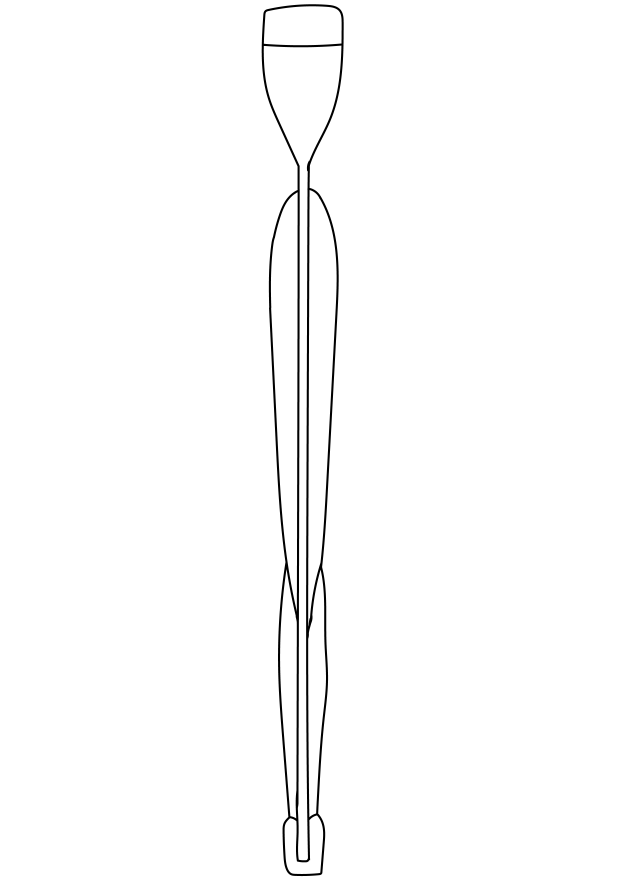
#> input picture Mesh_testEye/ommatidium_diagram2.jpg, 2481 x 3508 px (shown at 1/4 size)
$ python getContours.py
#> lines starting #> are read from the running program, lines starting #| are printed output that depends on the picture; after the words box and inside, x2 and y2 are one past the last pixel; in counts of white or black regions, pixels touching at a corner belong together
import matplotlib.pyplot as plt
import numpy as np
import pandas as pd
import cv2 as cv
import os

os.chdir(os.path.dirname(os.path.abspath(__file__)))

im = cv.imread('ommatidium_diagram2.jpg')
#> im is the input picture: shape (3508, 2481, 3); min 0, max 255, mean 251.7
cv.imshow('image',im)
imgray = cv.cvtColor(im, cv.COLOR_BGR2GRAY)
ret, thresh = cv.threshold(imgray, 127, 255, 0)
#> thresh: shape (3508, 2481); 98.7% white; 1 black region
contours, hierarchy = cv.findContours(thresh, cv.RETR_CCOMP, cv.CHAIN_APPROX_NONE)
#> contours = 10 contours, 1 with area under 20; largest, box (x1, y1, x2, y2) and area: (0, 0, 2481, 3508) 8697360, (1046, 16, 1376, 3505) 719361, (1055, 183, 1366, 3441) 182498, (1233, 760, 1346, 2503) 127178, (1084, 770, 1191, 2442) 121040

# [11 lines of commented-out code are left out]
x_coord = []
y_coord = []
#levels_to_use = [0,1,2,3,4,5,6,7,9]
levels_to_use = [4]
for c in levels_to_use:
    n_contour = contours[c]
    for d in range(len(n_contour)):
        XY_Coordinates = n_contour[d]
        x_coord.append(XY_Coordinates[0][0])
        y_coord.append(XY_Coordinates[0][1])
#> after the loop, x_coord = 3350 values, max 1190 at index 3220, min 1084 at index 326, mean 1151.9; y_coord = 3350 values, max 2441 at index 1677, min 770 at index 0, mean 1604

y_coord = [-1*y for y in y_coord]
#> y_coord = 3350 values, max -770 at index 0, min -2441 at index 1677, mean -1604
points_df = pd.DataFrame({'x': x_coord, 'y': y_coord})
#> points_df = table of 3350 rows and 2 columns

points_df.plot(x ='x', y='y', style="o", ms=1, colormap = 'viridis', mark_right = False, legend = False)
plt.xlim([1000, 1500])
plt.ylim([-imgray.shape[0], 0])
plt.show()
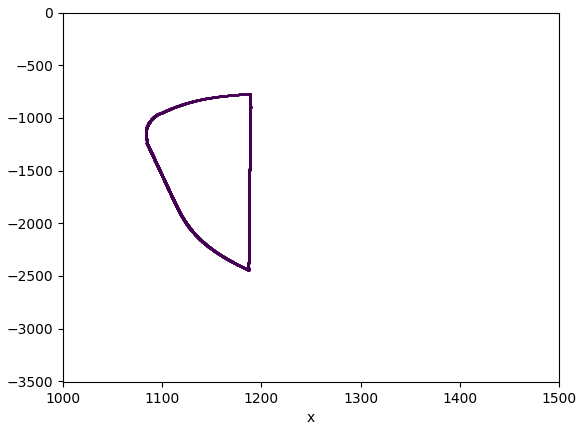
#> figure drawn by matplotlib, 1 panel

# Saving such list

points_df.to_csv('EdgesData_4.csv', index=False, header = False)
